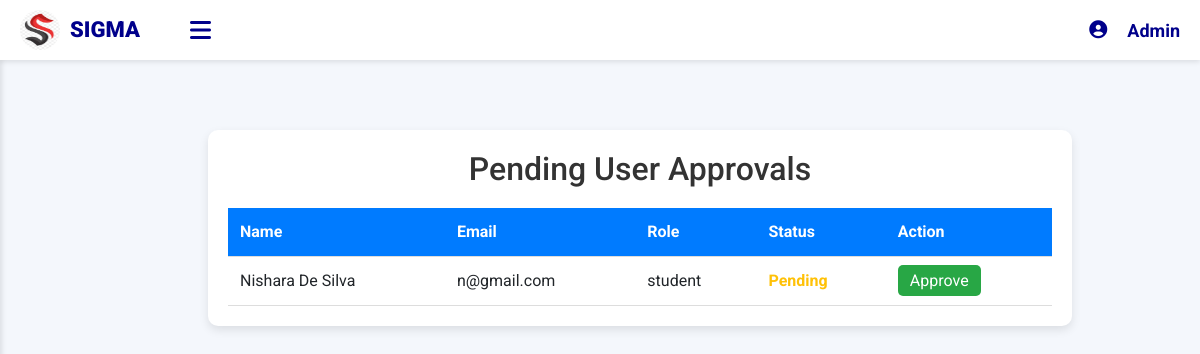
/admin_approval.php, run on the app's committed database.
### tables this page shows
CREATE TABLE `users` (
  `id` int(10) UNSIGNED NOT NULL,
  `name` varchar(100) NOT NULL,
  `email` varchar(100) NOT NULL,
  `password` varchar(255) NOT NULL,
  `role` enum('student','teacher') NOT NULL,
  `status` enum('approved','pending') DEFAULT 'pending',
  `address` varchar(255) DEFAULT NULL,
  `dob` date DEFAULT NULL,
  `whatsapp_no` varchar(20) DEFAULT NULL,
  `guardian_name` varchar(100) DEFAULT NULL,
  `guardian_contact` varchar(20) DEFAULT NULL,
  `admission_date` date DEFAULT NULL,
  `profile_pic` varchar(255) DEFAULT NULL
);

### admin_approval.php (the view, shortened to what this page needs)
<?php
include 'ad_home.php';
include 'dbase.php';
$stmt = $bdd->query("SELECT * FROM users WHERE status = 'pending'");
$users = $stmt->fetchAll(PDO::FETCH_ASSOC);
?>
<!DOCTYPE html>
<html lang="si">
<head>
</head>
<body>
<div class="main-content" id="mainContent">
<div class="container">
    <h2>Pending User Approvals</h2>
    <table>
        <thead>
            <tr>
                <th>Name</th>
                <th>Email</th>
                <th>Role</th>
                <th>Status</th>
                <th>Action</th>
            </tr>
        </thead>
        <tbody>
            <?php foreach ($users as $user): ?>
                <tr>
                    <td><?= htmlspecialchars($user['name']) ?></td>
                    <td><?= htmlspecialchars($user['email']) ?></td>
                    <td><?= htmlspecialchars($user['role']) ?></td>
                    <td class="status <?= strtolower($user['status']) ?>"><?= ucfirst($user['status']) ?></td>
                    <td><a href="?approve=<?= $user['id'] ?>" class="approve-btn">Approve</a></td>
                </tr>
            <?php endforeach; ?>
        </tbody>
    </table>
</div>
</div>
</body>
</html>

### ad_home.php (style rules this page uses)
body { margin: 0; padding: 0; font-family: "Roboto", sans-serif; }

### admin_approval.php (style rules this page uses)
body { font-family: 'Roboto', sans-serif; background-color: #f4f7fc; margin: 0; padding: 0; }
.main-content { margin-left: 80px; margin-top: 60px; padding: 20px; transition: margin-left 0.3s ease; }
.container { width: 80%; margin: 50px auto; background-color: #fff; border-radius: 10px; box-shadow: 0 4px 10px rgba(0, 0, 0, 0.1); padding: 20px; }
h2 { text-align: center; color: #333; }
table { width: 100%; border-collapse: collapse; margin-top: 20px; }
th, td { padding: 12px; text-align: left; border-bottom: 1px solid #ddd; }
th { background-color: #007bff; color: white; }
.approve-btn { background-color: #28a745; color: white; padding: 6px 12px; border: none; border-radius: 5px; cursor: pointer; text-decoration: none; }
.status { font-weight: bold; }
.status.pending { color: #ffc107; }

### data on the page
users: name "Nishara De Silva", email "n@gmail.com", role "student", status "Pending"
